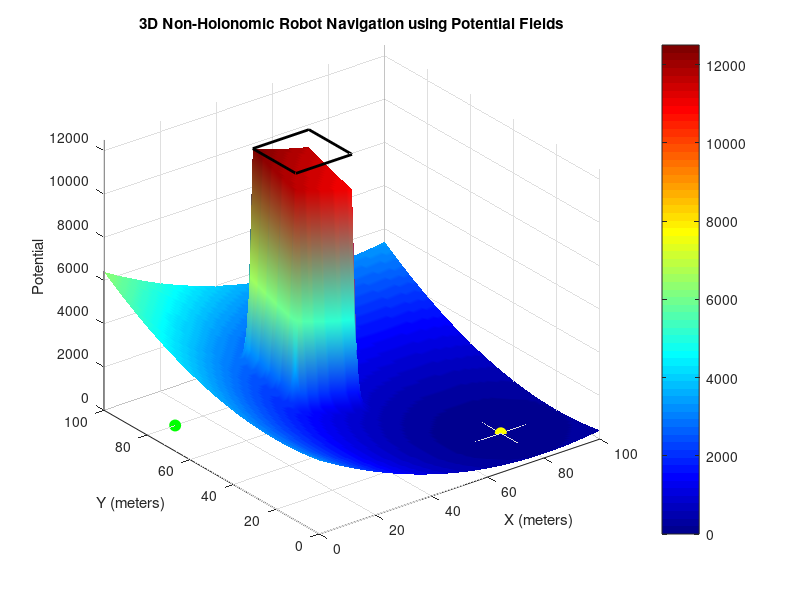

The MATLAB script that drew this image: (Note: this script raises an error after producing the figure.)
% Programmed By Sravanth Chowdary Potluri und5uv

x_range = 0:1:100;
y_range = 0:1:100;
[X, Y] = meshgrid(x_range, y_range);

q_goal = [80, 20];
K_att = 1;

U_att = 0.5 * K_att * ((X - q_goal(1)).^2 + (Y - q_goal(2)).^2);

obs_x = [30, 50, 50, 30, 30];
obs_y = [50, 50, 70, 70, 50];

K_rep = 10000;
D0 = 10;
max_potential = 10000;

U_rep = zeros(size(X));

xmin = min(obs_x);
xmax = max(obs_x);
ymin = min(obs_y);
ymax = max(obs_y);

for i = 1:size(X,1)
    for j = 1:size(X,2)
        x = X(i,j);
        y = Y(i,j);

        if (x >= xmin && x <= xmax) && (y >= ymin && y <= ymax)
            U_rep(i,j) = max_potential;
        else
            dx = max([xmin - x, 0, x - xmax]);
            dy = max([ymin - y, 0, y - ymax]);
            dist = sqrt(dx^2 + dy^2);

            if dist <= D0
                U_rep(i,j) = 0.5 * K_rep * (1/dist - 1/D0)^2;
            else
                U_rep(i,j) = 0;
            end
        end
    end
end

U_total = U_att + U_rep;

delta_max = pi / 4;
v_max = 5;
L = 2.5;
dt = 0.1;
t_max = 100;

x_robot = 10;
y_robot = 80;
theta_robot = 0;

v = 0;
delta = 0;

robot_length = 5;
robot_width = 3;

time = 0:dt:t_max;
N = length(time);

x_history = zeros(1, N);
y_history = zeros(1, N);
theta_history = zeros(1, N);
v_history = zeros(1, N);
delta_history = zeros(1, N);

x_history(1) = x_robot;
y_history(1) = y_robot;
theta_history(1) = theta_robot;

dx_grid = x_range(2) - x_range(1);
dy_grid = y_range(2) - y_range(1);
[dU_dx, dU_dy] = gradient(U_total, dx_grid, dy_grid);

F_x = -dU_dx;
F_y = -dU_dy;

figure;
surf(X, Y, U_total);
hold on;
plot3(obs_x, obs_y, max(U_total(:))*ones(size(obs_x)), 'k-', 'LineWidth', 2);
plot3(x_robot, y_robot, 0, 'go', 'MarkerFaceColor', 'g', 'MarkerSize', 8);
plot3(q_goal(1), q_goal(2), 0, 'yo', 'MarkerFaceColor', 'y', 'MarkerSize', 8);
title('3D Non-Holonomic Robot Navigation using Potential Fields');
xlabel('X (meters)');
ylabel('Y (meters)');
zlabel('Potential');
axis tight;
shading interp;
colormap jet;
colorbar;

h_robot = patch('XData', [], 'YData', [], 'ZData', [], 'FaceColor', 'red');

for i = 1:N-1
    F_x_robot = interp2(X, Y, F_x, x_robot, y_robot);
    F_y_robot = interp2(X, Y, F_y, x_robot, y_robot);
    
    desired_theta = atan2(F_y_robot, F_x_robot);
    
    heading_error = wrapToPi(desired_theta - theta_robot);
    
    Kp_delta = 2;
    delta = Kp_delta * heading_error;
    delta = max(-delta_max, min(delta, delta_max));
    delta_history(i) = delta;
    
    distance = sqrt((q_goal(1) - x_robot)^2 + (q_goal(2) - y_robot)^2);
    Kp_v = 1;
    v_desired = Kp_v * distance;
    v = min(v_desired, v_max);
    v_history(i) = v;
    
    x_robot = x_robot + v * cos(theta_robot) * dt;
    y_robot = y_robot + v * sin(theta_robot) * dt;
    theta_robot = theta_robot + (v / L) * tan(delta) * dt;
    
    x_history(i+1) = x_robot;
    y_history(i+1) = y_robot;
    theta_history(i+1) = theta_robot;
    
    R = [cos(theta_robot), -sin(theta_robot); sin(theta_robot), cos(theta_robot)];
    robot_shape = [-robot_length/2, -robot_width/2;
                    robot_length/2, -robot_width/2;
                    robot_length/2,  robot_width/2;
                   -robot_length/2,  robot_width/2]';

    robot_transformed = R * robot_shape;
    robot_transformed(1,:) = robot_transformed(1,:) + x_robot;
    robot_transformed(2,:) = robot_transformed(2,:) + y_robot;
    Z = interp2(X, Y, U_total, robot_transformed(1,:), robot_transformed(2,:));

    set(h_robot, 'XData', robot_transformed(1,:), 'YData', robot_transformed(2,:), 'ZData', Z);
    
    plot3(x_robot, y_robot, interp2(X, Y, U_total, x_robot, y_robot), 'ro', 'MarkerFaceColor', 'r');
    drawnow;
    pause(0.01);
    
    if distance <= 1
        disp('Goal reached!');
        break;
    end
    
    if x_robot < 0 || x_robot > 100 || y_robot < 0 || y_robot > 100
        disp('Robot is out of bounds!');
        break;
    end
end

plot3(x_history(1:i+1), y_history(1:i+1), interp2(X, Y, U_total, x_history(1:i+1), y_history(1:i+1)), 'b-', 'LineWidth', 2);
legend('Potential Field', 'Obstacle', 'Start', 'Goal', 'Robot Path');
